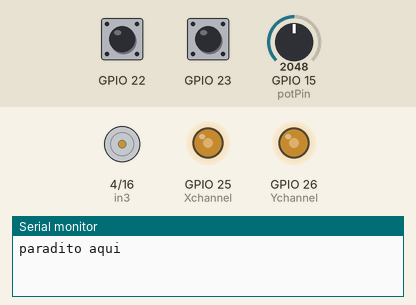
Recording of a sketch running on a simulated ESP32. On the bench: motor-driver pin pairs drawn as motors (green arrow = first pin HIGH = forward, orange = second pin HIGH = backward, longer = more drive, scaled by the enable pin), output pins drawn as LEDs (lit = HIGH), the last lines printed to the serial monitor. The test bench sets the inputs (shaded band); at power-on: GPIO 15 (potPin) = 2048, GPIO 22 HIGH, GPIO 23 HIGH.

Above: at 1.2 s.
1.3 s: GPIO 15 (potPin) set to 2866
At 1.8 s:
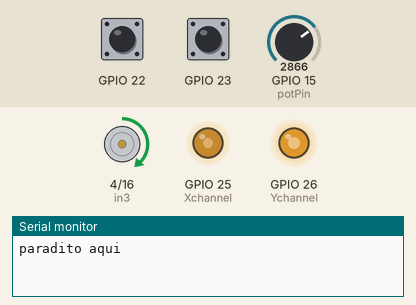
2.8 s: GPIO 15 (potPin) set to 3603
At 4.0 s:
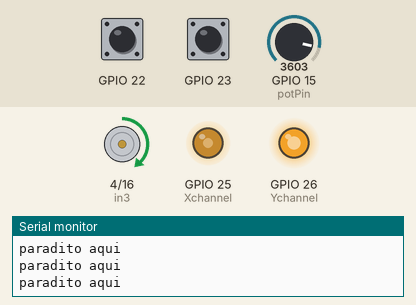
4.3 s: GPIO 15 (potPin) set to 1228
At 5.3 s:
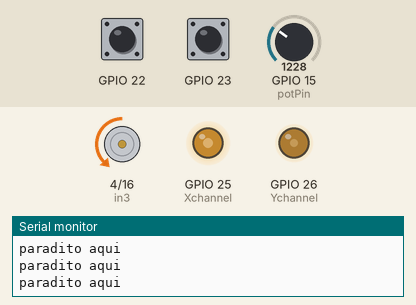
5.8 s: GPIO 15 (potPin) set to 491
At 6.4 s:
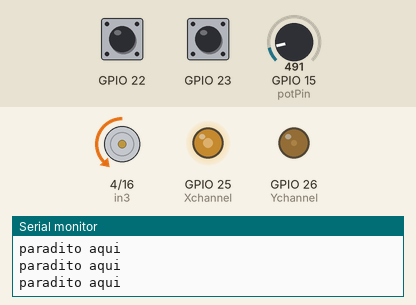
7.3 s: GPIO 15 (potPin) set to 0
At 8.7 s:
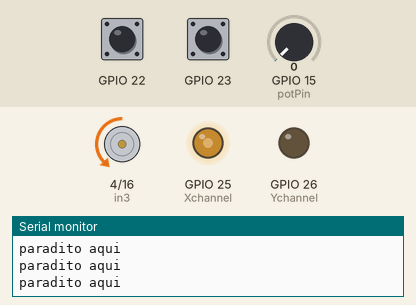
Timing chart, 0 to 10.3 s (numbered marks = the images above; inputs shaded):
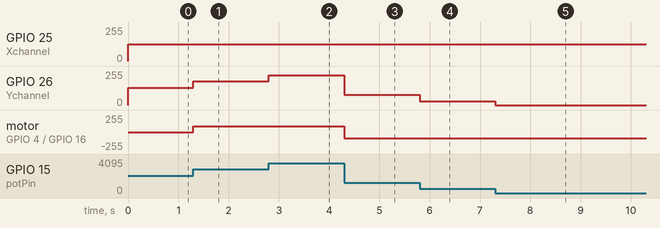

The sketch:

test_hall.ino
```cpp
// motor - only for simulating
int enB = 17;
int in4 = 16;
int in3 = 4;

int potPin = 15;
int potValue;


// control joystick
int Xchannel = 25;
int Ychannel = 26;
int Xvalue = 0;
int Yvalue = 0;


// hall banana
struct Hall {
  int pin;
  bool endPulse;
  unsigned long timeStart;
  unsigned long timeEnd;
};

Hall ALeftHall = { 22, true, 0, 0 };
Hall BLeftHall = { 23, true, 0, 0 };


// variables - change radius and stoppedTime accordingly
char* direction;
float velLinear = 0;
float radius = 2.5;  // in centimeters

int stoppedTime = 1000000;  // 1s = 1 000 000
unsigned long deltaTime = 0, previousTime = 0;


void IRAM_ATTR leftMotorISR(Hall* hall) {  //IRAM_ATTR to run on RAM
  ALeftHall.timeStart = BLeftHall.timeEnd;
  BLeftHall.timeEnd = ALeftHall.timeEnd;
  ALeftHall.timeEnd = micros();

  hall->endPulse = !hall->endPulse;
}

void setup() {
  // only for simulating
  pinMode(enB, OUTPUT);
  pinMode(in3, OUTPUT);
  pinMode(in4, OUTPUT);
  analogWrite(enB, 90);
  pinMode(potPin, INPUT);


  Serial.begin(9600);

  pinMode(Xchannel, OUTPUT);
  pinMode(Ychannel, OUTPUT);

  pinMode(ALeftHall.pin, INPUT_PULLUP);
  pinMode(BLeftHall.pin, INPUT_PULLUP);

  attachInterrupt(
    digitalPinToInterrupt(ALeftHall.pin), [] {
      leftMotorISR(&ALeftHall);
    },
    FALLING);
  attachInterrupt(
    digitalPinToInterrupt(BLeftHall.pin), [] {
      leftMotorISR(&BLeftHall);
    },
    FALLING);
}

void loop() {
  writeToJoystick();
  controlMotor();

  speedWheel(&ALeftHall, &BLeftHall);
}

void writeToJoystick() {
  // only for simulating
  potValue = analogRead(potPin) / 16;
  // Serial.println(potValue);

  dacWrite(Xchannel, 127);
  dacWrite(Ychannel, potValue);
}

void controlMotor() {
  if (potValue <= 100) {
    digitalWrite(in3, LOW);
    digitalWrite(in4, HIGH);
  } else if (potValue <= 160) {
    digitalWrite(in3, LOW);
    digitalWrite(in4, LOW);
  } else {
    digitalWrite(in3, HIGH);
    digitalWrite(in4, LOW);
  }
}

void speedWheel(Hall* Ahall, Hall* Bhall) {
  unsigned long currentTime = micros();

  // If the wheels have stopped for stoppedTime, reset hall values
  if (currentTime - previousTime >= stoppedTime) {
    Serial.println("paradito aqui");

    Ahall->endPulse = true;
    Ahall->timeStart = 0;
    Bhall->timeEnd = 0;
    Ahall->timeEnd = 0;
    previousTime = currentTime;
  }

  // If there is a turn complete from A Hall sensor
  if (Ahall->timeStart && Ahall->endPulse) {

    // Determine the direction of wheel rotation based on the readings of both Hall sensors
    bool directionAB = (Ahall->timeEnd - Bhall->timeEnd) > (Bhall->timeEnd - Ahall->timeStart);
    if (directionAB) {
      direction = "A -> B - ";
    } else {
      direction = "B -> A - ";
    }

    // ω = 2pi / Δt
    // v = ω * r    -> (m/s)
    deltaTime = (Ahall->timeEnd - Ahall->timeStart);
    velLinear = (radius / 100.0) * (2 * PI / (deltaTime / 1000000.0));
    Serial.println(direction + String(velLinear) + " m/s");

    // Reset the Hall sensor values and update the previousTime variable
    Ahall->timeStart = 0;
    Bhall->timeEnd = 0;
    Ahall->timeEnd = 0;
    previousTime = currentTime;
    ;
  }
}
```

Measured:
- after the input at 1.3 s, GPIO 26 (Ychannel): 128/255 → 179/255 at once; motor on GPIO 4 (in3) / GPIO 16 (in4): stopped → forward 90/255 at once
- after the input at 2.8 s, GPIO 26 (Ychannel): 179/255 → 225/255 at once
- after the input at 4.3 s, GPIO 26 (Ychannel): 225/255 → 76/255 at once; motor on GPIO 4 (in3) / GPIO 16 (in4): forward 90/255 → backward 90/255 at once
- after the input at 5.8 s, GPIO 26 (Ychannel): 76/255 → 30/255 at once
- after the input at 7.3 s, GPIO 26 (Ychannel): 30/255 → 0/255 at once
